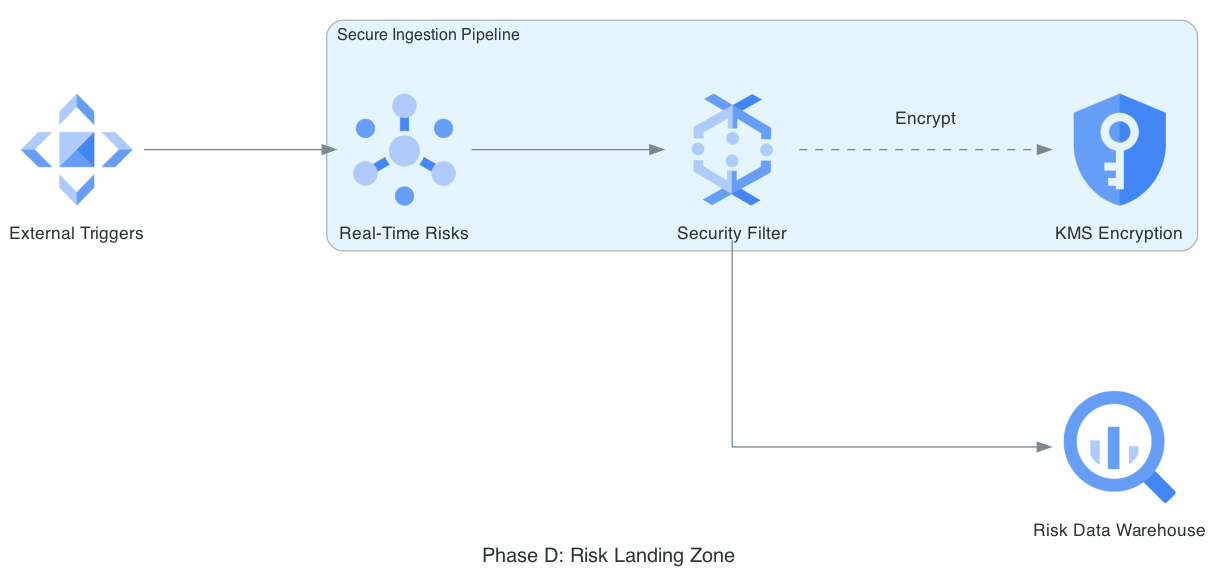

Write Python code to recreate this figure.
from diagrams import Diagram, Cluster, Edge
from diagrams.gcp.analytics import Pubsub, Dataflow, BigQuery
from diagrams.gcp.network import CDN
from diagrams.gcp.security import KeyManagementService

graph_attr = {"pad": "0.1", "nodesep": "1.2", "ranksep": "2.0", "bgcolor": "transparent"}

with Diagram("Phase D: Risk Landing Zone", show=False, filename="risk_event_landing_zone", direction="LR", graph_attr=graph_attr):
    ingress = CDN("External Triggers")
    
    with Cluster("Secure Ingestion Pipeline"):
        bus = Pubsub("Real-Time Risks")
        proc = Dataflow("Security Filter")
        kms = KeyManagementService("KMS Encryption")

    lake = BigQuery("Risk Data Warehouse")

    ingress >> bus >> proc >> lake
    proc >> Edge(label="Encrypt", style="dashed") >> kms
